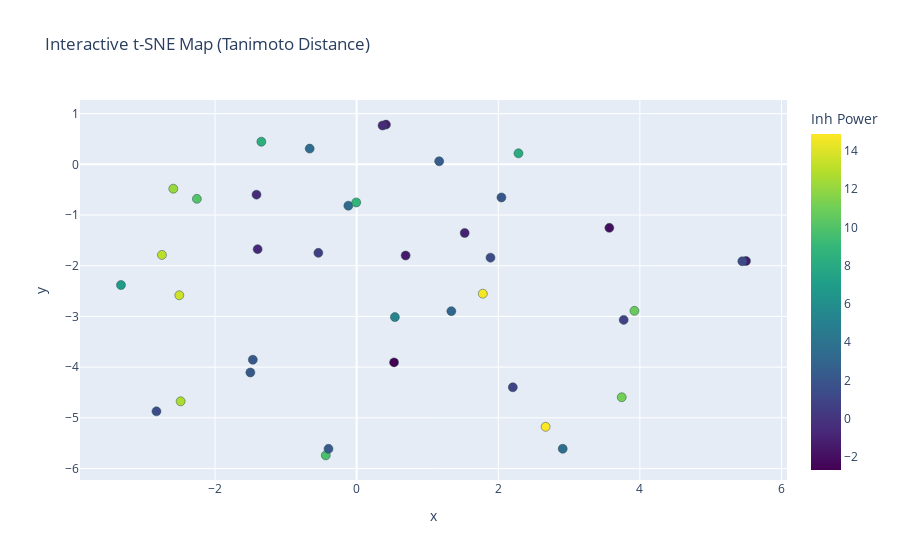

Write notebook code for a chart like this one.
### Markdown cell above
## Load dataset & run
### (Note directory)

### Code cell
df = pd.read_csv("input.csv")

tsne_df = interactive_tsne_map(
    df,
    output_col='Inh Power',
    name_col='Inhibitor Name',
    smiles_col='SMILES'
)

### Figure 1 — Plotly figure (JSON) as saved in the notebook; plotly's stock layout.template omitted (floating-point values rounded to 4 significant figures)
{"data": [{"customdata": [["1-H-imidazole-2-carboxylic acid", "C1=CN=C(N1)C(=O)O", 5.29], ["1-methyl-1-H-benzimidazole-2-thiol", "CN1C2=CC=CC=C2NC1=S", 10.04], ["1-methyl-benzimidazole", "CN1C=NC2=CC=CC=C21", -0.51], ["1,2,4-triazole", "C1=NC=NN1", 2.09], ["1,3-diisopropyl-2-thiourea", "CC(C)NC(=S)NC(C)C", 3.54], ["1,3,4-thiadiazole-2,5-dithiol dipotassium salt", "C1(=NN=C(S1)[S-])[S-].[K+].[K+]", 9.77], ["1,4-butanediol diglycydyl ether", "C1C(O1)COCCCCOCC2CO2", -1.36], ["2-(2-hydroxyphenyl)-benzoxazole", "C1=CC=C(C(=C1)C2=NC3=CC=CC=C3O2)O", -1.43], ["2-2-bipyridine", "C1=CC=NC(=C1)C2=CC=CC=N2", 3.48], ["2-2-hydroxyphenyl benzothiazole", "C1=CC=C(C(=C1)C2=NC3=CC=CC=C3S2)O", -0.64], ["2-2'-dithiobenzoic acid", "C1=CC=C(C(=C1)C(=O)O)SSC2=CC=CC=C2C(=O)O", 2.03], ["2-amino-5-ethylthio-1,3,4-thiadiazole", "CCC1=NN=C(S1)N", 2.35], ["2-mercapto-1-methylimidazole", "CN1C=CNC1=S", 7.04], ["2-mercaptobenzimidazole", "C1=CC=C2C(=C1)NC(=S)N2", 12.16], ["Sodium thiosalicylate", "C(C(=O)[O-])S.[Na+]", 10.76], ["2-mercaptopyridine", "C1=CC(=S)NC=C1", 13.18], ["2-mercaptopyrimidine", "C1=CNC(=S)N=C1", 13.64], ["2-picolinic acid", "C1=CC=NC(=C1)C(=O)O", -1.4], ["2,5-dimercapto-1,3,4 thiadiazole", "C1(=S)NNC(=S)S1", 1.49], ["3-amino-1,2,4-triazole", "C1=NNC(=N1)N", 2.16], ["3-amino-1,2,4-triazole-5-carboxyclic acid", "C1(=NC(=NN1)N)C(=O)O.O", -2.68], ["3-amino-5-mercapto-1,2,4-triazole", "C1(=NC(=S)NN1)N", 12.7], ["3-mercaptopropionic acid", "C(CS)C(=O)O", 0.72], ["4-amino-salicylic acid", "C1=CC(=C(C=C1N)O)C(=O)O", 1.28], ["4-mercaptobenzoic acid", "C1=CC(=CC=C1C(=O)O)S", 14.65], ["6-mercaptopyridine-3-carboxyclic acid", "C1=CC(=S)NC=C1C(=O)O", 3.1], ["8-aminoquinoline", "C1=CC2=C(C(=C1)N)N=CC=C2", 3.47], ["8-hydroxyquinoline", "C1=CC2=C(C(=C1)O)N=CC=C2", 8.85], ["Ammonium pyrrolidinedithiocarbamate", "C1CCN(C1)C(=S)[S-].[NH4+]", 14.88], ["Ampicillin trihydrate", "CC1([C@@H](N2[C@H](S1)[C@@H](C2=O)NC(=O)[C@@H](C3=CC=CC=C3)N)C(=O)O)C.O.O.O", 8.12], ["Anthranilic acid", "C1=CC=C(C(=C1)C(=O)O)N", -1.04], ["Benzoin oxime", "C1=CC=C(C=C1)C(/C(=N/O)/C2=CC=CC=C2)O", 2.47], ["Benzotriazole", "C1=CC2=NNN=C2C=C1", 8.34], ["Berberine chloride", "COC1=C(C2=C[N+]3=C(C=C2C=C1)C4=CC5=C(C=C4CC3)OCO5)OC.[Cl-]", 0.61], ["Biscyclohexanone oxaldihydrazone", "C1CCC(=NNC(=O)C(=O)NN=C2CCCCC2)CC1", 0.84], ["Caffeine", "CN1C=NC2=C1C(=O)N(C(=O)N2C)C", -0.66], ["Calcium D-gluconate monohydrate", "C([C@H]([C@H]([C@@H]([C@H](C(=O)[O-])O)O)O)O)O.C([C@H]([C@H]([C@@H]([C@H](C(=O)[O-])O)O)O)O)O.O.[Ca+2]", -1.96], ["Dithiooxonamide", "C(=S)(C(=S)N)N", 11.12], ["Sodium dodecyl sulfate", "CCCCCCCCCCCCOS(=O)(=O)[O-].[Na+]", 1.24]], "hovertemplate": "Name=%{customdata[0]}<br>SMILES=%{customdata[1]}<br>Inh Power=%{marker.color}<extra></extra>", "legendgroup": "", "marker": {"color": [5.29, 10.04, -0.51, 2.09, 3.54, 9.77, -1.36, -1.43, 3.48, -0.64, 2.03, 2.35, 7.04, 12.16, 10.76, 13.18, 13.64, -1.4, 1.49, 2.16, -2.68, 12.7, 0.72, 1.28, 14.65, 3.1, 3.47, 8.85, 14.88, 8.12, -1.04, 2.47, 8.34, 0.61, 0.84, -0.66, -1.96, 11.12, 1.24], "coloraxis": "coloraxis", "line": {"color": "DarkSlateGrey", "width": 0.5}, "size": 9, "symbol": "circle"}, "mode": "markers", "name": "", "orientation": "v", "showlegend": false, "type": "scatter", "x": [0.5401, -2.256, -1.414, -1.466, 2.91, -0.4361, 5.499, 0.4141, -0.6633, 0.3655, 2.045, -0.3976, -3.328, -2.589, 3.923, -2.75, -2.505, 0.6917, -2.827, -1.501, 0.5284, -2.486, 3.772, 1.89, 1.782, 1.338, -0.117, -0.005925, 2.669, 2.285, 1.526, 1.166, -1.346, -0.5407, 2.206, -1.398, 3.569, 3.744, 5.447], "xaxis": "x", "y": [-3.013, -0.6803, -0.5984, -3.854, -5.611, -5.74, -1.907, 0.7832, 0.3103, 0.7653, -0.6535, -5.612, -2.381, -0.4807, -2.89, -1.787, -2.582, -1.799, -4.872, -4.105, -3.906, -4.674, -3.068, -1.841, -2.551, -2.896, -0.8159, -0.7518, -5.177, 0.2169, -1.354, 0.06034, 0.4465, -1.746, -4.398, -1.672, -1.253, -4.594, -1.912], "yaxis": "y"}], "layout": {"coloraxis": {"colorbar": {"title": {"text": "Inh Power"}}, "colorscale": [[0, "#440154"], [0.1111, "#482878"], [0.2222, "#3e4989"], [0.3333, "#31688e"], [0.4444, "#26828e"], [0.5556, "#1f9e89"], [0.6667, "#35b779"], [0.7778, "#6ece58"], [0.8889, "#b5de2b"], [1, "#fde725"]]}, "hoverlabel": {"bgcolor": "white"}, "legend": {"title": {"text": "Inh Power"}, "tracegroupgap": 0}, "title": {"text": "Interactive t-SNE Map (Tanimoto Distance)"}, "xaxis": {"anchor": "y", "domain": [0, 1], "title": {"text": "x"}}, "yaxis": {"anchor": "x", "domain": [0, 1], "title": {"text": "y"}}}}
